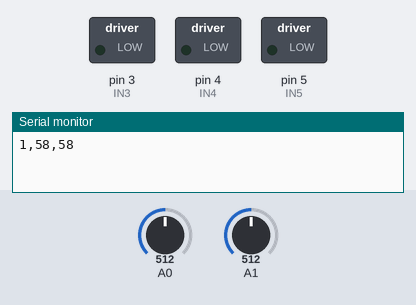
A sketch run on a simulated Arduino Uno, built with avr-gcc and run on an emulated ATmega328P. On the bench: switched loads named in the sketch (green lamp = pin HIGH), the last lines printed to the serial monitor. The inputs (shaded band) are chosen by the test bench; at power-on: A0 = 512, A1 = 512.

Above: at 1.8 s.
1.9 s: A0 set to 450
4.2 s: A0 set to 427
At 6.8 s:
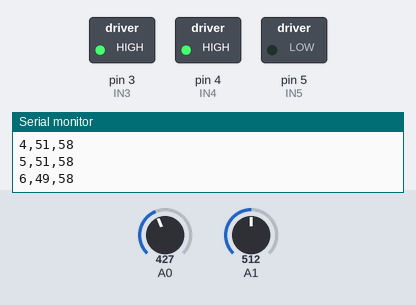
7.5 s: A1 set to 452
10.2 s: A1 set to 423
At 12.7 s:
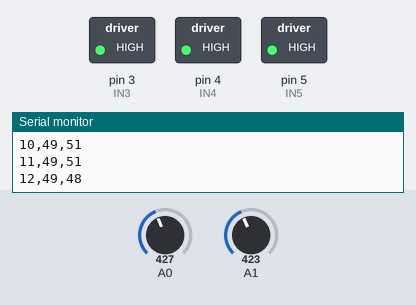
13.5 s: A0 set to 511
At 16.2 s:
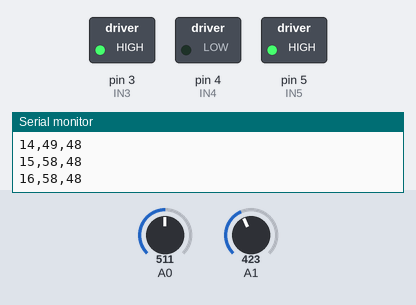
16.5 s: A0 set to 306
At 18.6 s:
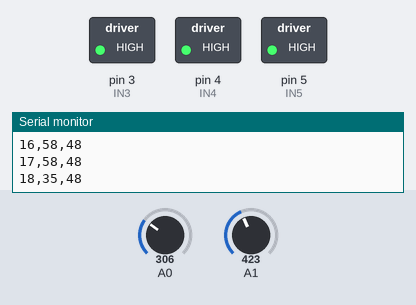
Timing chart, 0 to 20.1 s (numbered marks = the images above; inputs shaded):
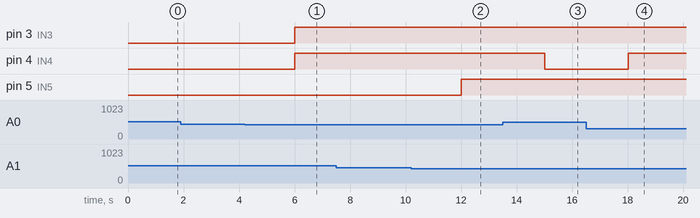

Measured:
- the behaviour switches between 435 and 434 on A0 (found by bisection; images 0 and 1)
- the behaviour switches between 435 and 434 on A1 (found by bisection; images 1 and 2)
- after the input at 4.2 s, pin 3 (IN3), pin 4 (IN4): LOW → HIGH after 1.8 s
- after the input at 10.2 s, pin 5 (IN5): LOW → HIGH after 1.8 s
- after the input at 13.5 s, pin 4 (IN4): HIGH → LOW after 1.5 s
- after the input at 16.5 s, pin 4 (IN4): LOW → HIGH after 1.5 s

The sketch:

code_arduino.ino
```cpp
int IN3=3; // Conexion a puente H
int IN4=4; // Conexión IN4 Diodo 1 (Electroválvula 1)
int IN5=5; // Conexión IN5 Diodo 2 (Electroválvula 2)
int LightStat=false; // Bool de estado para Electroválvula 1
int LightStat2=false; // Bool de estado para Electroválvula 2
int count=0;   // Contador para el tiempo

int fnResultado (int porcentaje){
  if (porcentaje<50){
    digitalWrite (IN4, HIGH);
    LightStat=true;
    } else {
      digitalWrite (IN4, LOW);
      LightStat=false;
      }
      return LightStat;
  }

int fnResultado2 (int porcentaje2) {
  if (porcentaje2<50){
      digitalWrite (IN5, HIGH);
      LightStat2=true;
      } else {
        digitalWrite (IN5, LOW);
        LightStat2=false;
      }
      return LightStat2;
  }

 void setup() {
 Serial.begin(9600);
  pinMode (IN3, OUTPUT); //Salida a puente H Motor
  pinMode (IN4, OUTPUT); //Salida a Electroválvula 1
  pinMode (IN5, OUTPUT); // Salida a Electroválvula 2
  int count=0;
 }

 void loop() {
  count= count + 1;

  int valor = analogRead(A0);               // Lectura para Sensor 1
  int valor2 = analogRead(A1);              // Lectura para Sensor 2
  delay(1000);                              // Tiempo entre mediciones

  int porcentaje;
  porcentaje = map(valor, 0, 870, 0, 100);  // Porcentaje Sensor 1
  int porcentaje2;
  porcentaje2= map(valor2, 0, 870, 0, 100); // Porcentaje Sensor 2
  int resultado = fnResultado(porcentaje);
  int resultado2= fnResultado2(porcentaje2);

   if (LightStat||LightStat2){
    digitalWrite(IN3, HIGH);
    } else {
      digitalWrite(IN3, LOW);
    }

   Serial.print(count);
   Serial.print(',');
   Serial.print(porcentaje);
   Serial.print(',');
   Serial.print(porcentaje2);
   Serial.println();
}
```
